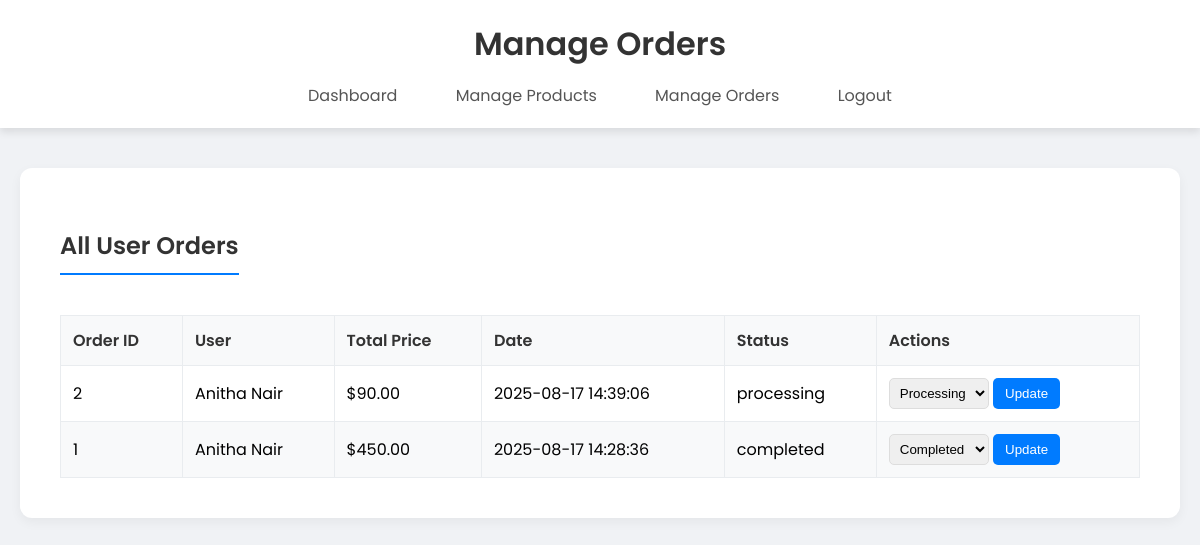
Before: /catering/admin/orders.php (signed in) with the older database file.
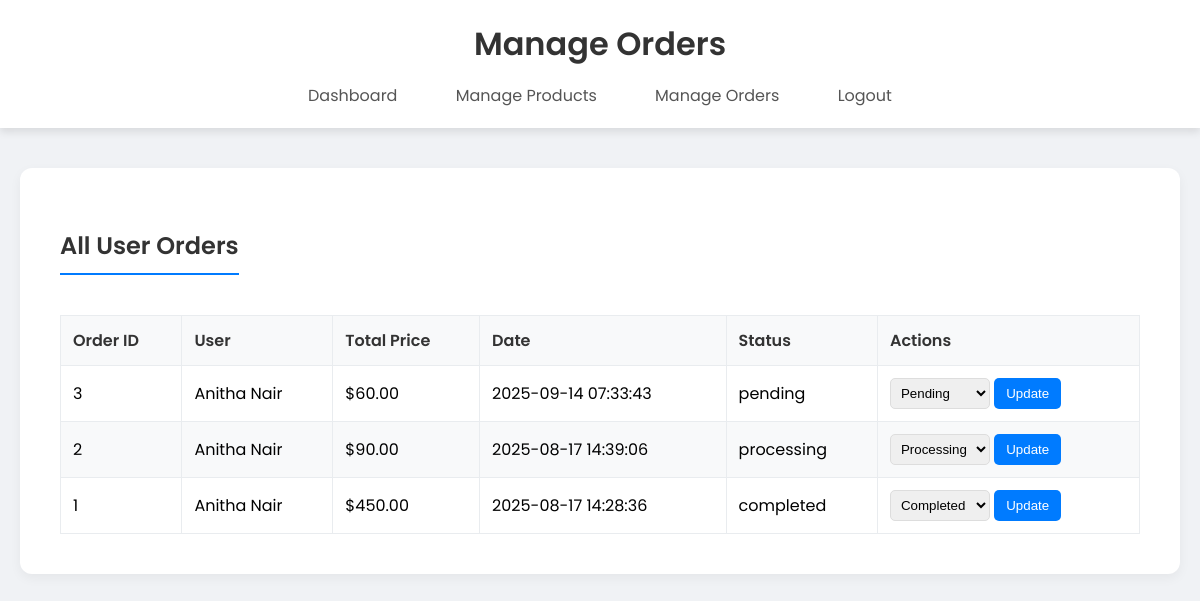
After: the same page with the newer database file.
### tables this page shows
CREATE TABLE `orders` (
  `id` int(11) NOT NULL,
  `user_id` int(11) NOT NULL,
  `total_price` decimal(10,2) NOT NULL,
  `order_date` timestamp NOT NULL DEFAULT current_timestamp(),
  `status` varchar(50) DEFAULT 'pending'
);

CREATE TABLE `users` (
  `id` int(11) NOT NULL,
  `username` varchar(50) NOT NULL,
  `password` varchar(255) NOT NULL,
  `email` varchar(100) NOT NULL,
  `is_admin` tinyint(1) DEFAULT 0
);

### catering/admin/orders.php (the view, shortened to what this page needs)
<?php
require_once '../includes/db.php';
$stmt = $conn->query("SELECT o.id, u.username, o.total_price, o.order_date, o.status FROM orders o JOIN users u ON o.user_id = u.id ORDER BY o.order_date DESC");
$orders = $stmt->fetchAll(PDO::FETCH_ASSOC);
?>
<!DOCTYPE html>
<html lang="en">
<head>
</head>
<body>
    <div class="header">
        <h1>Manage Orders</h1>
        <nav>
            <a href="index.php">Dashboard</a>
            <a href="products.php">Manage Products</a>
            <a href="orders.php">Manage Orders</a>
            <a href="../logout.php">Logout</a>
        </nav>
    </div>
    <div class="container">
        <h2>All User Orders</h2>
        <table>
            <thead>
                <tr>
                    <th>Order ID</th>
                    <th>User</th>
                    <th>Total Price</th>
                    <th>Date</th>
                    <th>Status</th>
                    <th>Actions</th>
                </tr>
            </thead>
            <tbody>
                <?php foreach ($orders as $order): ?>
                <tr>
                    <td><?php echo htmlspecialchars($order['id']); ?></td>
                    <td><?php echo htmlspecialchars($order['username']); ?></td>
                    <td>$<?php echo number_format($order['total_price'], 2); ?></td>
                    <td><?php echo htmlspecialchars($order['order_date']); ?></td>
                    <td><?php echo htmlspecialchars($order['status']); ?></td>
                    <td class="actions">
                        <form action="orders.php" method="post" style="display:inline;">
                            <select name="status">
                                <option value="pending" <?php echo ($order['status'] == 'pending') ? 'selected' : ''; ?>>Pending</option>
                                <option value="processing" <?php echo ($order['status'] == 'processing') ? 'selected' : ''; ?>>Processing</option>
                                <option value="completed" <?php echo ($order['status'] == 'completed') ? 'selected' : ''; ?>>Completed</option>
                            </select>
                            <button type="submit" name="update_status">Update</button>
                        </form>
                    </td>
                </tr>
                <?php endforeach; ?>
            </tbody>
        </table>
    </div>
</body>
</html>

### catering/admin/orders.php (style rules this page uses)
body { font-family: 'Poppins', sans-serif; background-color: #f0f2f5; margin: 0; padding: 0; display: flex; flex-direction: column; align-items: center; min-height: 100vh; }
.header { width: 100%; background-color: #ffffff; padding: 20px 0; text-align: center; box-shadow: 0 4px 8px rgba(0, 0, 0, 0.1); }
.header h1 { margin: 0; color: #333; font-weight: 600; }
.header nav { margin-top: 15px; }
.header nav a { color: #555; text-decoration: none; font-weight: 400; margin: 0 15px; padding: 8px 12px; transition: color 0.3s ease, background-color 0.3s ease, border-radius 0.3s ease; }
.container { width: 90%; max-width: 1100px; background-color: #ffffff; padding: 40px; border-radius: 12px; box-shadow: 0 4px 12px rgba(0, 0, 0, 0.05); margin-top: 40px; margin-bottom: 40px; }
.container h2 { color: #333; font-weight: 600; border-bottom: 2px solid #007bff; padding-bottom: 10px; display: inline-block; margin-bottom: 20px; }
table { width: 100%; border-collapse: collapse; margin-top: 20px; text-align: left; }
thead tr { background-color: #f8f9fa; }
th, td { padding: 12px; border: 1px solid #e9ecef; text-align: left; }
th { font-weight: 600; color: #333; }
tbody tr:nth-child(even) { background-color: #f8f9fa; }
td.actions { white-space: nowrap; }
td.actions select { padding: 6px; border-radius: 5px; border: 1px solid #ddd; }
td.actions button { background-color: #007bff; color: #ffffff; border: none; padding: 8px 12px; border-radius: 5px; cursor: pointer; transition: background-color 0.3s ease; }

Changed rows visible on the page:
added orders: id "3", user.username "Anitha Nair", total_price "60.00", order_date "2025-09-14 07:33:43", status "pending", status "Pending"
